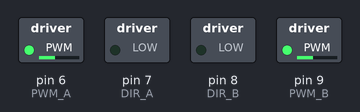
This sketch was run on a simulated Arduino Uno, built with avr-gcc and run on an emulated ATmega328P. On the bench: switched loads named in the sketch (green lamp = pin HIGH).

Above: at 0.05 s.
At 7.55 s:
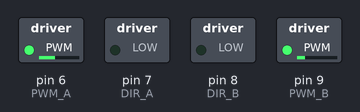
At 10.05 s:
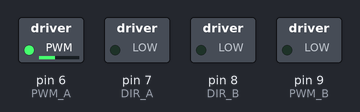
At 15.05 s:
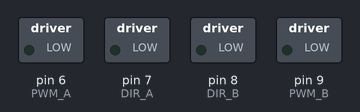
Timing chart, 0 to 19.6 s (numbered marks = the images above):
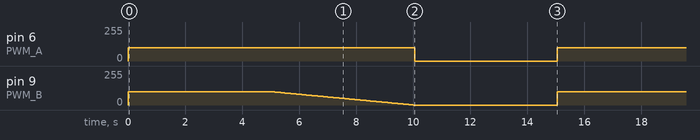

The sketch:

motor_run_pwm.ino
```cpp
// Pin definitions
const int DIR_A = 7;   // Direction pin for motor A
const int PWM_A = 6;   // PWM pin for motor A
const int DIR_B = 8;   // Direction pin for motor B
const int PWM_B = 9;   // PWM pin for motor B

void setup() {
  // Set direction pins as outputs
  pinMode(DIR_A, OUTPUT);
  pinMode(DIR_B, OUTPUT);

  // Set PWM pins as outputs
  pinMode(PWM_A, OUTPUT);
  pinMode(PWM_B, OUTPUT);
}

void loop() {
  //low = forward
  // Set motors to move forward
  digitalWrite(DIR_A, LOW);
  digitalWrite(DIR_B, LOW);

  // Run motors at 50% speed
  analogWrite(PWM_A, 100);
  analogWrite(PWM_B, 100);

  // Run motors for 5 seconds
  delay(5000);

  for(int i=100;i>=0;i--)
  {
    analogWrite(PWM_A, 100);
    analogWrite(PWM_B, i);
    delay(50);
  }
  // Stop motors
  analogWrite(PWM_A, 0);
  analogWrite(PWM_B, 0);

  // Wait for 5 seconds before running again
  delay(5000);
}
```

Measured:
- by itself, pin 6 (PWM_A): alternates 100/255 for 10.1 s and 0/255 for 5.0 s
- by itself, pin 9 (PWM_B): ramps from 100/255 to 0/255 and jumps back, once every 15.1 s
